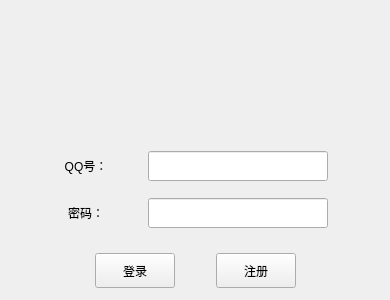
<?xml version="1.0" encoding="UTF-8"?>
<ui version="4.0">
 <class>Form</class>
 <widget class="QWidget" name="Form">
  <property name="geometry">
   <rect>
    <x>0</x>
    <y>0</y>
    <width>390</width>
    <height>300</height>
   </rect>
  </property>
  <property name="windowTitle">
   <string>Form</string>
  </property>
  <widget class="QWidget" name="layoutWidget">
   <property name="geometry">
    <rect>
     <x>30</x>
     <y>140</y>
     <width>331</width>
     <height>101</height>
    </rect>
   </property>
   <layout class="QGridLayout" name="gridLayout">
    <item row="0" column="0">
     <widget class="QLabel" name="label">
      <property name="minimumSize">
       <size>
        <width>50</width>
        <height>30</height>
       </size>
      </property>
      <property name="maximumSize">
       <size>
        <width>50</width>
        <height>30</height>
       </size>
      </property>
      <property name="text">
       <string>QQ号：</string>
      </property>
      <property name="alignment">
       <set>Qt::AlignCenter</set>
      </property>
     </widget>
    </item>
    <item row="0" column="1">
     <widget class="QLineEdit" name="idEdit">
      <property name="minimumSize">
       <size>
        <width>120</width>
        <height>30</height>
       </size>
      </property>
      <property name="maximumSize">
       <size>
        <width>180</width>
        <height>30</height>
       </size>
      </property>
     </widget>
    </item>
    <item row="1" column="0">
     <widget class="QLabel" name="label_2">
      <property name="minimumSize">
       <size>
        <width>50</width>
        <height>30</height>
       </size>
      </property>
      <property name="maximumSize">
       <size>
        <width>50</width>
        <height>30</height>
       </size>
      </property>
      <property name="text">
       <string>密码：</string>
      </property>
      <property name="alignment">
       <set>Qt::AlignCenter</set>
      </property>
     </widget>
    </item>
    <item row="1" column="1">
     <widget class="QLineEdit" name="passwordEdit">
      <property name="minimumSize">
       <size>
        <width>120</width>
        <height>30</height>
       </size>
      </property>
      <property name="maximumSize">
       <size>
        <width>180</width>
        <height>30</height>
       </size>
      </property>
     </widget>
    </item>
   </layout>
  </widget>
  <widget class="QWidget" name="layoutWidget">
   <property name="geometry">
    <rect>
     <x>60</x>
     <y>250</y>
     <width>271</width>
     <height>41</height>
    </rect>
   </property>
   <layout class="QHBoxLayout" name="horizontalLayout">
    <item>
     <widget class="QPushButton" name="loginBtn">
      <property name="maximumSize">
       <size>
        <width>80</width>
        <height>35</height>
       </size>
      </property>
      <property name="text">
       <string>登录</string>
      </property>
     </widget>
    </item>
    <item>
     <widget class="QPushButton" name="signupBtn">
      <property name="maximumSize">
       <size>
        <width>80</width>
        <height>35</height>
       </size>
      </property>
      <property name="text">
       <string>注册</string>
      </property>
     </widget>
    </item>
   </layout>
  </widget>
 </widget>
 <resources/>
 <connections/>
</ui>
